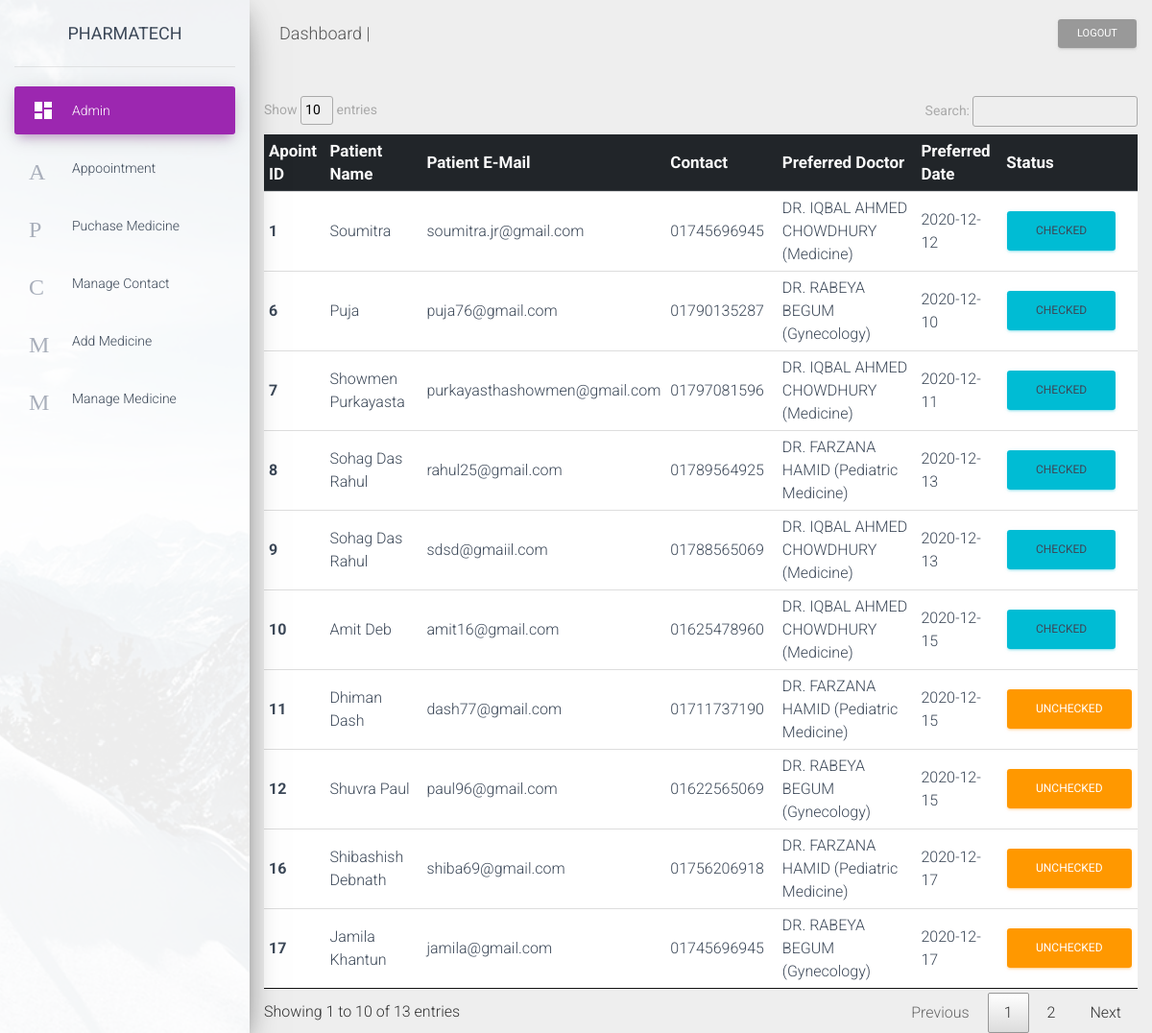
The page /index.php/admin_controller/appoint_table on the database its author committed.
### tables this page shows
CREATE TABLE `appoint_info` (
  `id` int(11) NOT NULL,
  `name` varchar(50) NOT NULL,
  `email` varchar(50) NOT NULL,
  `phone` varchar(50) NOT NULL,
  `date` date NOT NULL,
  `doctor` varchar(50) NOT NULL,
  `status` int(2) NOT NULL
);

### application/controllers/admin_controller.php (called while the page is built, shortened)
<?php
class Admin_controller extends CI_Controller {
    public function appoint_table(){
        $data = array();
        $this->load->model('admin_model');
        $data['all_appoint'] = $this->admin_model->all_appoint();
        $data['admin_content'] = $this->load->view('admin_pages/manage_appoint',$data,true);
		$this->load->view('dashboard_home',$data);
    }
}

### index.php (called while the page is built, shortened)
<?php
require_once BASEPATH.'core/CodeIgniter.php';

### application/models/admin_model.php (called while the page is built, shortened)
<?php
class admin_model extends CI_Model {
    public function all_appoint()
    {
        $this->db->select('*');
        $this->db->from('appoint_info');
        $que = $this->db->get();
        $appoint_data = $que->result();
        return $appoint_data;
    }
}

### application/views/admin_pages/manage_appoint.php (the view)
<div class="container">
<table class="table" id="myTable">
  <thead class="thead-dark">
    <tr>
      <th scope="col">Apoint ID</th>
      <th scope="col">Patient Name </th>
      <th scope="col">Patient E-Mail</th>
      <th scope="col">Contact</th>
      <th scope="col">Preferred Doctor</th>
      <th scope="col">Preferred Date</th>
      <th scope="col">Status</th>
    </tr>
  </thead>
  <tbody>
  <?php foreach($all_appoint as $row){
    if($row->doctor == 1){
      $doc_name = "DR. IQBAL AHMED CHOWDHURY (Medicine)";
    }
    else if($row->doctor == 2){
      $doc_name = "DR. RABEYA BEGUM (Gynecology)";
    }
    else if($row->doctor == 3){
      $doc_name = "DR. FARZANA HAMID (Pediatric Medicine)";
    }
    else{
      $doc_name = "No Mention";
    }
  ?>
    <tr>
      <th scope="row"><?php echo $row->id;?></th>
      <td><?php echo $row->name;?></td>
      <td><?php echo $row->email;?></td>
      <td><?php echo $row->phone;?></td>
      <td><?php echo $doc_name;?></td>
      <td><?php echo $row->date;?></td>
      <td>
        <?php
          $st = $row->status;
          if($st == 1){ ?>
              <a class="btn btn-info">Checked</a>
          <?php }
          else{ ?>
              <a href="admin_controller/check_sts?cid=<?php echo $row->id;?>&cval=<?php echo $row->status?>" class="btn btn-warning">Unchecked</a>
         <?php }
        ?>
      </td>
    </tr>
  <?php } ?>
  </tbody>
</table>
</div>

### rows shown on the page
appoint_info: id "1", name "Soumitra", email "soumitra.jr@gmail.com", phone "01745696945", doctor "DR. IQBAL AHMED CHOWDHURY (Medicine)", date "2020-12-12", status "CHECKED"
appoint_info: id "6", name "Puja", email "puja76@gmail.com", phone "01790135287", doctor "DR. RABEYA BEGUM (Gynecology)", date "2020-12-10", status "CHECKED"
appoint_info: id "7", name "Showmen Purkayasta", email "purkayasthashowmen@gmail.com", phone "01797081596", doctor "DR. IQBAL AHMED CHOWDHURY (Medicine)", date "2020-12-11", status "CHECKED"
appoint_info: id "8", name "Sohag Das Rahul", email "rahul25@gmail.com", phone "01789564925", doctor "DR. FARZANA HAMID (Pediatric Medicine)", date "2020-12-13", status "CHECKED"
appoint_info: id "9", name "Sohag Das Rahul", email "sdsd@gmaiil.com", phone "01788565069", doctor "DR. IQBAL AHMED CHOWDHURY (Medicine)", date "2020-12-13", status "CHECKED"
appoint_info: id "10", name "Amit Deb", email "amit16@gmail.com", phone "01625478960", doctor "DR. IQBAL AHMED CHOWDHURY (Medicine)", date "2020-12-15", status "CHECKED"
appoint_info: id "11", name "Dhiman Dash", email "dash77@gmail.com", phone "01711737190", doctor "DR. FARZANA HAMID (Pediatric Medicine)", date "2020-12-15"
appoint_info: id "12", name "Shuvra Paul", email "paul96@gmail.com", phone "01622565069", doctor "DR. RABEYA BEGUM (Gynecology)", date "2020-12-15"
appoint_info: id "16", name "Shibashish Debnath", email "shiba69@gmail.com", phone "01756206918", doctor "DR. FARZANA HAMID (Pediatric Medicine)", date "2020-12-17"
appoint_info: id "17", name "Jamila Khantun", email "jamila@gmail.com", phone "01745696945", doctor "DR. RABEYA BEGUM (Gynecology)", date "2020-12-17"
